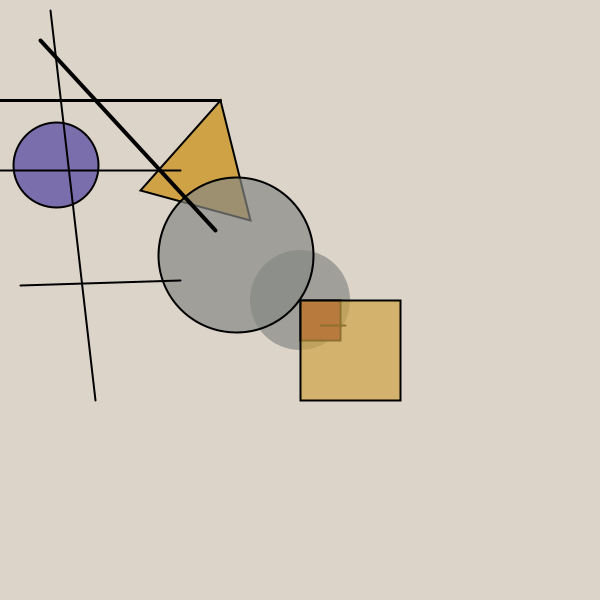
Frame 1 (no input)
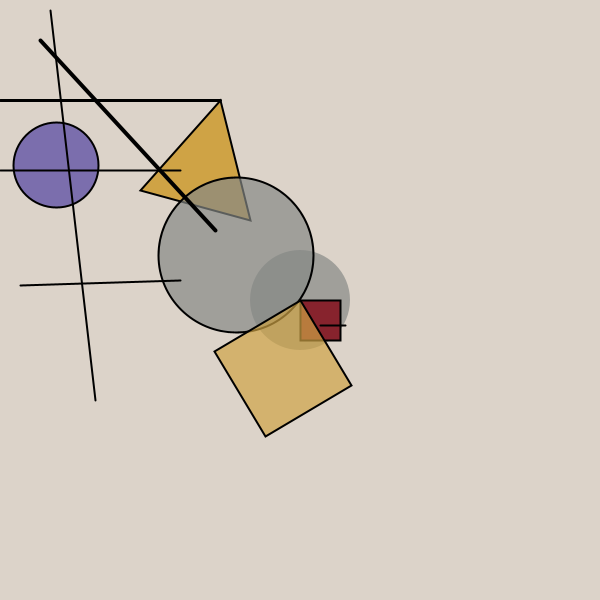
Frame 60 (the mouse pressed at the canvas centre just before this capture)
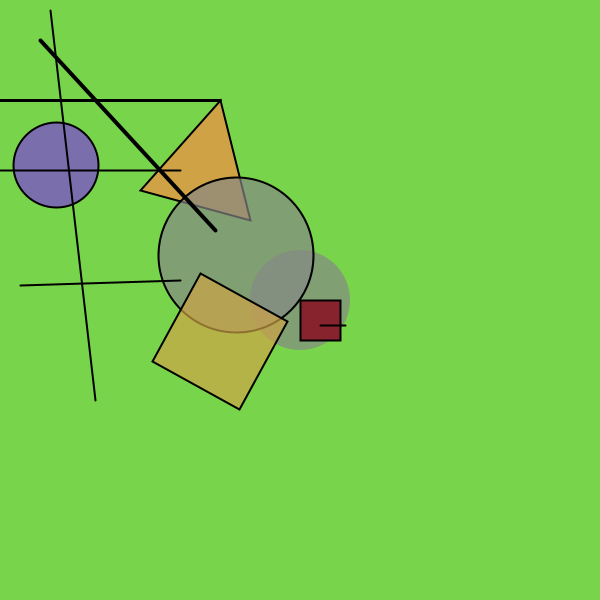
Frame 120 (the mouse held since frame 60 and released just before this capture)

The Processing sketch that drew these frames (run headless with seeded random() and noise(); from frame 60 on, the mouse is pressed at the canvas centre):

// Processing sketch: processing_88440
// ── processing_88440.pde


int deg;
void setup() {
  size(600, 600);
  smooth();
    deg=0;


}
void draw() {
  background(220, 211, 201);
  rectMode(CORNER);
  stroke(0, 0, 0);
  fill(135, 35, 45);
  rect(width/2, height/2, 40, 40);
  fill(123, 110, 173);
  ellipse(56, 165, 85, 85);
  fill(207, 163, 69);
  beginShape();
  vertex(140, 190);
  vertex(220, 100);
  vertex(250, 220);
  endShape(CLOSE);
  fill(133, 135, 132, 175);
  ellipse(236, 255, 155, 165);
  strokeWeight(4);
  line(215, 230, 40, 40);
  strokeWeight(3);
  line(0, 100, 220, 100);
  strokeWeight(2);
  line(320, 325, 345, 325);
  line(95, 400, 50, 10);
  line(20, 285, 180, 280);
  line(0, 170, 180, 170);
  float circleDiameter = 100;
  if (dist(mouseX,mouseY,width/2,height/2) <= circleDiameter/2) {
    background(random(0,255),random(0,255),random(0,255),random(0,255));
  } else {
    background(220, 211, 201);
 }
 noStroke();
  ellipse(width/2,height/2,circleDiameter,circleDiameter);
  rectMode(CORNER);
  stroke(0, 0, 0);
  fill(135, 35, 45);
  rect(width/2, height/2, 40, 40);
  fill(123, 110, 173);
  ellipse(56, 165, 85, 85);
  fill(207, 163, 69);
  beginShape();
  vertex(140, 190);
  vertex(220, 100);
  vertex(250, 220);
  endShape(CLOSE);
  fill(133, 135, 132, 175);
  ellipse(236, 255, 155, 155);
  strokeWeight(4);
  line(215, 230, 40, 40);
  strokeWeight(3);
  line(0, 100, 220, 100);
  strokeWeight(2);
  line(320, 325, 345, 325);
  line(95, 400, 50, 10);
  line(20, 285, 180, 280);
  line(0, 170, 180, 170);
  pushMatrix();
  fill(207, 163, 69,175);
  translate(width/2,height/2);
  rotate(radians(deg));
  rect(mouseX/12,0,100,100);
  popMatrix();
deg=deg+1;
 
}
